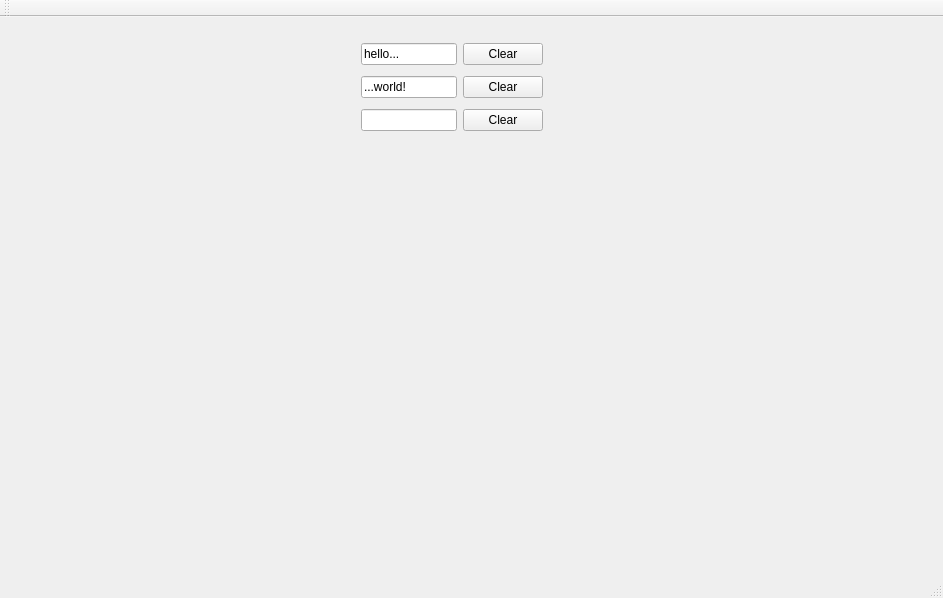
<?xml version="1.0" encoding="UTF-8"?>
<ui version="4.0">
 <class>MainWindow</class>
 <widget class="QMainWindow" name="MainWindow">
  <property name="geometry">
   <rect>
    <x>0</x>
    <y>0</y>
    <width>943</width>
    <height>598</height>
   </rect>
  </property>
  <property name="windowTitle">
   <string>MainWindow</string>
  </property>
  <widget class="QWidget" name="centralWidget">
   <widget class="QWidget" name="verticalLayoutWidget">
    <property name="geometry">
     <rect>
      <x>350</x>
      <y>10</y>
      <width>204</width>
      <height>121</height>
     </rect>
    </property>
    <layout class="QVBoxLayout" name="verticalLayout">
     <item>
      <layout class="QHBoxLayout" name="horizontalLayout">
       <item>
        <widget class="QLineEdit" name="lineEdit">
         <property name="text">
          <string>hello...</string>
         </property>
        </widget>
       </item>
       <item>
        <widget class="QPushButton" name="clearButton">
         <property name="text">
          <string>Clear</string>
         </property>
        </widget>
       </item>
      </layout>
     </item>
     <item>
      <layout class="QHBoxLayout" name="horizontalLayout_2">
       <item>
        <widget class="QLineEdit" name="lineEdit_2">
         <property name="text">
          <string>...world!</string>
         </property>
        </widget>
       </item>
       <item>
        <widget class="QPushButton" name="clearButton_2">
         <property name="text">
          <string>Clear</string>
         </property>
        </widget>
       </item>
      </layout>
     </item>
     <item>
      <layout class="QHBoxLayout" name="horizontalLayout_3">
       <item>
        <widget class="QLineEdit" name="lineEdit_3">
         <property name="text">
          <string/>
         </property>
        </widget>
       </item>
       <item>
        <widget class="QPushButton" name="clearButton_3">
         <property name="text">
          <string>Clear</string>
         </property>
        </widget>
       </item>
      </layout>
     </item>
    </layout>
   </widget>
   <zorder>verticalLayoutWidget</zorder>
   <zorder>horizontalLayoutWidget</zorder>
  </widget>
  <widget class="QMenuBar" name="menuBar">
   <property name="geometry">
    <rect>
     <x>0</x>
     <y>0</y>
     <width>943</width>
     <height>22</height>
    </rect>
   </property>
  </widget>
  <widget class="QToolBar" name="mainToolBar">
   <attribute name="toolBarArea">
    <enum>TopToolBarArea</enum>
   </attribute>
   <attribute name="toolBarBreak">
    <bool>false</bool>
   </attribute>
  </widget>
  <widget class="QStatusBar" name="statusBar"/>
 </widget>
 <layoutdefault spacing="6" margin="11"/>
 <resources/>
 <connections/>
</ui>
